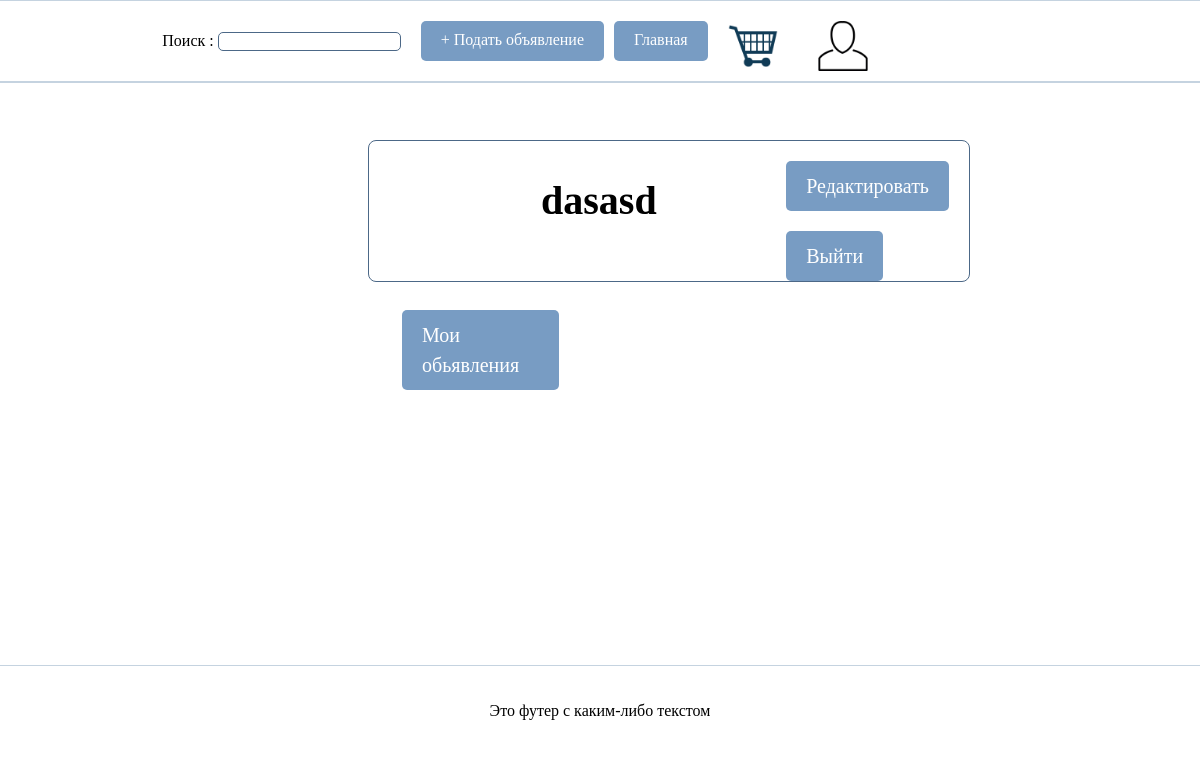
/profile (signed in), run on an earlier commit of the app's database.
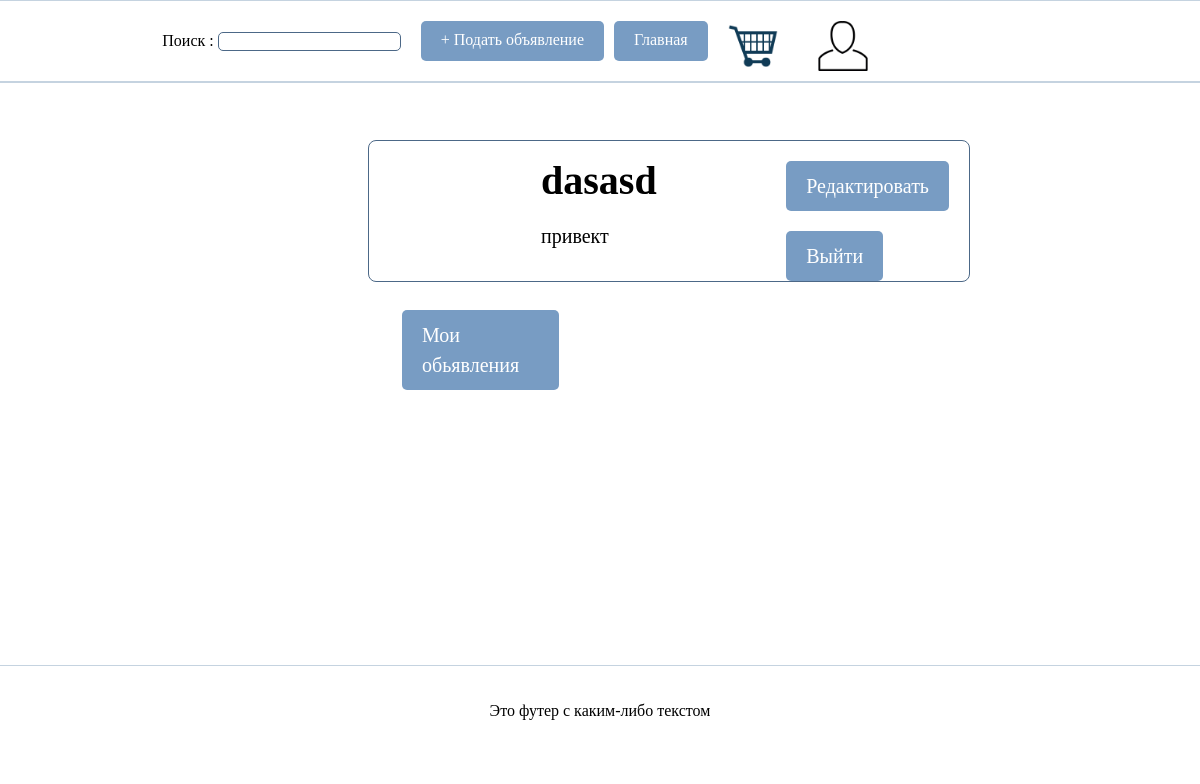
And on a later commit of the database.
### main/models.py (models this page shows, shortened)
class Profile(models.Model):
    user = models.OneToOneField(User, on_delete=models.CASCADE, unique=True)
    photo = models.ImageField(upload_to='profiles/', blank=True, null=True)
    bio = models.TextField(blank=True)

### main/views.py (the view)
# urls.py: path('profile', views.profile, name='profile'),
@login_required
def profile(request):
    user = request.user
    profile = user.profile
    context = {
        'user': user,
        'profile': profile,
    }
    return render(request, 'main/profile.html', context)

### main/forms.py
class TitleSearchForm(forms.Form):
    simple_title = forms.CharField(label='Поиск ', required=False)

### main/context_processors.py (called while the page is built)
def title_search_form(request):
    search_form = TitleSearchForm(request.GET)
    return {'title_search_form': search_form}

### main/templates/main/profile.html (shortened to what this page needs)
{% extends "main/index.html" %}
{% load static %}
{% block content %}
<div class="profile-block">
    <div class="profile-right">
        <h1>{{ profile.user.username }}</h1>
        <p>{{ profile.bio }}</p>
    </div>
    <div class="redactionbutton">
    <div class="myads"><a href="{% url 'profiles_edit' %}"class="buttonMod">Редактировать</a></div>
        <div class="myads"><a href="{% url 'logout' %}?next=/"class="buttonMod" >Выйти</a></div>
        </div>
</div>
<div class="spisokadsprofile">
  <div class="myads"><a href="{% url 'myads' %}"class="buttonMod">Мои обьявления</a></div>
  <div class="myads">
</div>
</div>
{% endblock %}

What changed in the data, as far as the page shows it:
changed Profile "dasasd": bio (not shown) → "привект"
